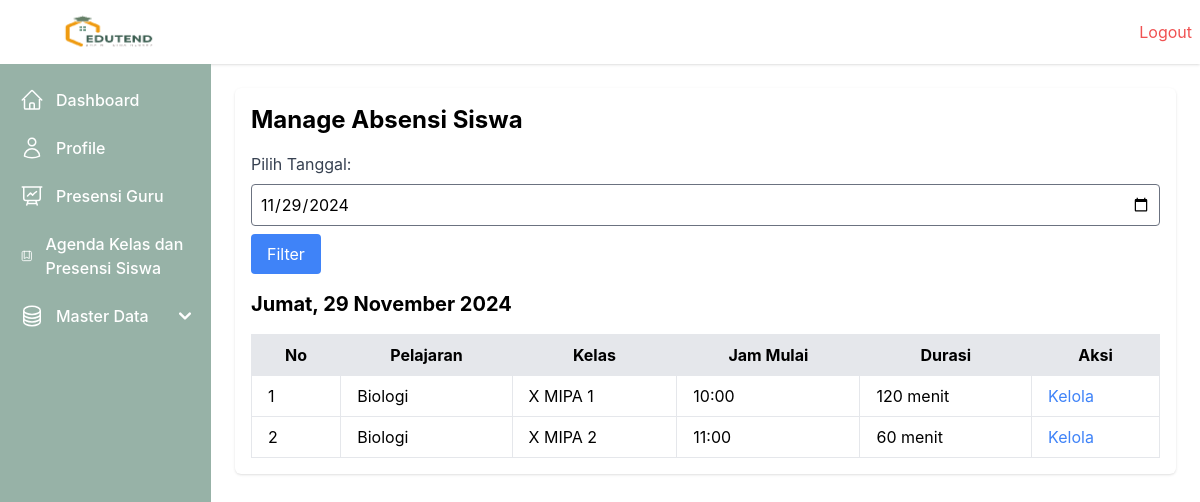
/absensi_siswa/?date=2024-11-29 (signed in), run on the app's committed database.
### webabsensi/models.py (models this page shows, shortened)
class Schedule(models.Model):
    HARI_CHOICES = [
        ('Senin', 'Senin'),
        ('Selasa', 'Selasa'),
        ('Rabu', 'Rabu'),
        ('Kamis', 'Kamis'),
        ('Jumat', 'Jumat'),
    ]
    id_lesson = models.ForeignKey(Lesson, on_delete=models.CASCADE)
    id_class = models.ForeignKey(Class, on_delete=models.CASCADE)
    id_guru = models.ForeignKey(User, on_delete=models.CASCADE)
    hari = models.CharField(max_length=10, choices=HARI_CHOICES)
    jam_mulai = models.TimeField()
    durasi = models.IntegerField()  # dalam menit
    created_at = models.DateTimeField(auto_now_add=True)
    updated_at = models.DateTimeField(auto_now=True)

class Lesson(models.Model):
    nama_pelajaran = models.CharField(max_length=50, unique=True)
    created_at = models.DateTimeField(auto_now_add=True)
    updated_at = models.DateTimeField(auto_now=True)

class Class(models.Model):
    nama_kelas = models.CharField(max_length=50, unique=True)
    created_at = models.DateTimeField(auto_now_add=True)
    updated_at = models.DateTimeField(auto_now=True)

### webabsensi/views.py (the view)
    def wrapper(request, *args, **kwargs):
        user_id = request.session.get('user_id')
        if not user_id:
            messages.error(request, 'Anda harus login terlebih dahulu.')
            return redirect('login')
        return view_func(request, *args, **kwargs)

### webabsensi/views.py (called while the page is built)
def login_required(view_func):
    def wrapper(request, *args, **kwargs):
        user_id = request.session.get('user_id')
        if not user_id:
            messages.error(request, 'Anda harus login terlebih dahulu.')
            return redirect('login')
        return view_func(request, *args, **kwargs)
    return wrapper

@login_required
def manage_absensi_siswa(request):
    user = User.objects.get(id=request.session.get('user_id'))
    schedules = []
    selected_date = request.GET.get("date") or datetime.now().strftime("%Y-%m-%d")
    if selected_date:
        day_name = datetime.strptime(selected_date, "%Y-%m-%d").strftime("%A")
        day_name = DAY_MAPPING.get(day_name, "")
        schedules_awal = Schedule.objects.filter(id_guru_id=request.session['user_id'])
        schedules = schedules_awal.filter(hari=day_name)
    formatted_tanggal = datetime.strptime(selected_date, "%Y-%m-%d").strftime("%d %B %Y")
    context = {
        "schedules": schedules,
        "selected_date": selected_date,
        "day_name": day_name,
        "tanggal": formatted_tanggal,
        "user": user
    }
    return render(request, "absensi_siswa/manage_absensi.html", context)

### webabsensi/templates/absensi_siswa/manage_absensi.html (shortened to what this page needs)
{% extends 'base.html' %} {% block content %}
<div class="">
  <h1 class="text-2xl font-bold mb-4">Manage Absensi Siswa</h1>
  <form method="GET" class="mb-4">
    <label for="date" class="block text-gray-700 mb-2">Pilih Tanggal:</label>
    <input
      type="date"
      name="date"
      id="date"
      class="w-full p-2 border rounded"
      max="{{ date.today }}"
      value="{{ selected_date }}"
      required
    />
    <button type="submit" class="bg-blue-500 text-white px-4 py-2 rounded mt-2">
      Filter
    </button>
  </form>
  <h2 class="text-xl font-bold mb-4">{{ day_name }}, {{ tanggal }}</h2>
  {% if schedules %}
  <table id="schedule-table" class="table-auto w-full mt-4 border-collapse">
    <thead class="bg-gray-200">
      <tr>
        <th class="px-4 py-2 border">No</th>
        <th class="px-4 py-2 border">Pelajaran</th>
        <th class="px-4 py-2 border">Kelas</th>
        <th class="px-4 py-2 border">Jam Mulai</th>
        <th class="px-4 py-2 border">Durasi</th>
        <th class="px-4 py-2 border">Aksi</th>
      </tr>
    </thead>
    <tbody>
      {% for schedule in schedules %}
      <tr>
        <td class="border px-4 py-2">{{ forloop.counter }}</td>
        <td class="border px-4 py-2">
          {{ schedule.id_lesson.nama_pelajaran }}
        </td>
        <td class="border px-4 py-2">{{ schedule.id_class.nama_kelas }}</td>
        <td class="border px-4 py-2">{{ schedule.jam_mulai|date:"H:i" }}</td>
        <td class="border px-4 py-2">{{ schedule.durasi }} menit</td>
        <td class="border px-4 py-2">
          <a
            href="{% url 'kelola_agenda_absensi' schedule.id selected_date %}"
            class="text-blue-500"
            >Kelola</a
          >
        </td>
      </tr>
      {% endfor %}
    </tbody>
  </table>
  {% else %}
  <p class="text-gray-700">Tidak ada jadwal pada tanggal ini.</p>
  {% endif %}
</div>
{% endblock %}

### data on the page
Schedule: id_lesson.nama_pelajaran "Biologi", id_class.nama_kelas "X MIPA 1", jam_mulai "10:00", durasi "120"
Schedule: id_lesson.nama_pelajaran "Biologi", id_class.nama_kelas "X MIPA 2", jam_mulai "11:00", durasi "60"

### other printed values
{{ day_name }} "Jumat"
{{ tanggal }} "29 November 2024"
